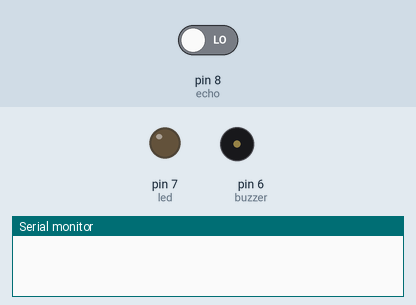
A sketch run on a simulated Arduino Uno, built with avr-gcc and run on an emulated ATmega328P. Shown: output pins drawn as LEDs (lit = HIGH), buzzer (waves = sounding, pin HIGH), the last lines printed to the serial monitor. Inputs (shaded band) come from the test bench; at power-on: pin 8 (echo) LOW. Pins used as bus, display or sensor lines are not drawn.

Above: at 0.1 s.
At 1.1 s:
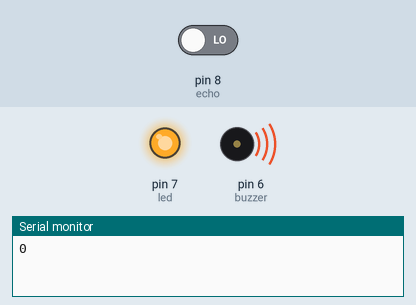
Timing chart, 0 to 2.6 s (numbered marks = the images above):
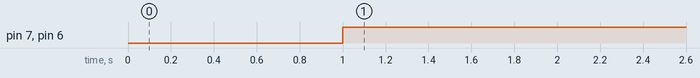

Measured:
- by itself, pin 7 (led), pin 6 (buzzer): LOW → HIGH at 1.0 s

The sketch:

LED_and_BUZZER_w_Ultrasonic.ino
```cpp
const int echo=8;
const int trig=9;
const int led =7;
const int buzzer = 6;

void setup() {
  Serial.begin(9600);
  pinMode(echo, INPUT);
  pinMode(trig, OUTPUT);
  pinMode(led, OUTPUT);
  pinMode(buzzer, OUTPUT);
}

void loop() {
  long dur;
  long tocm;

  digitalWrite(trig,LOW);
  delayMicroseconds(10);
  digitalWrite(trig,HIGH);

  dur=pulseIn(echo,HIGH);
  tocm = dur / 29 / 2;

  Serial.println(tocm);

  if(tocm < 15)
  {
    digitalWrite(led, HIGH);
  }
  else
  {
    digitalWrite(led, LOW);
  }

  if(tocm < 9)
  {
    digitalWrite(buzzer, HIGH);
  }
  else
  {
    digitalWrite(buzzer, LOW);
  }

  delayMicroseconds(100);
}
```
